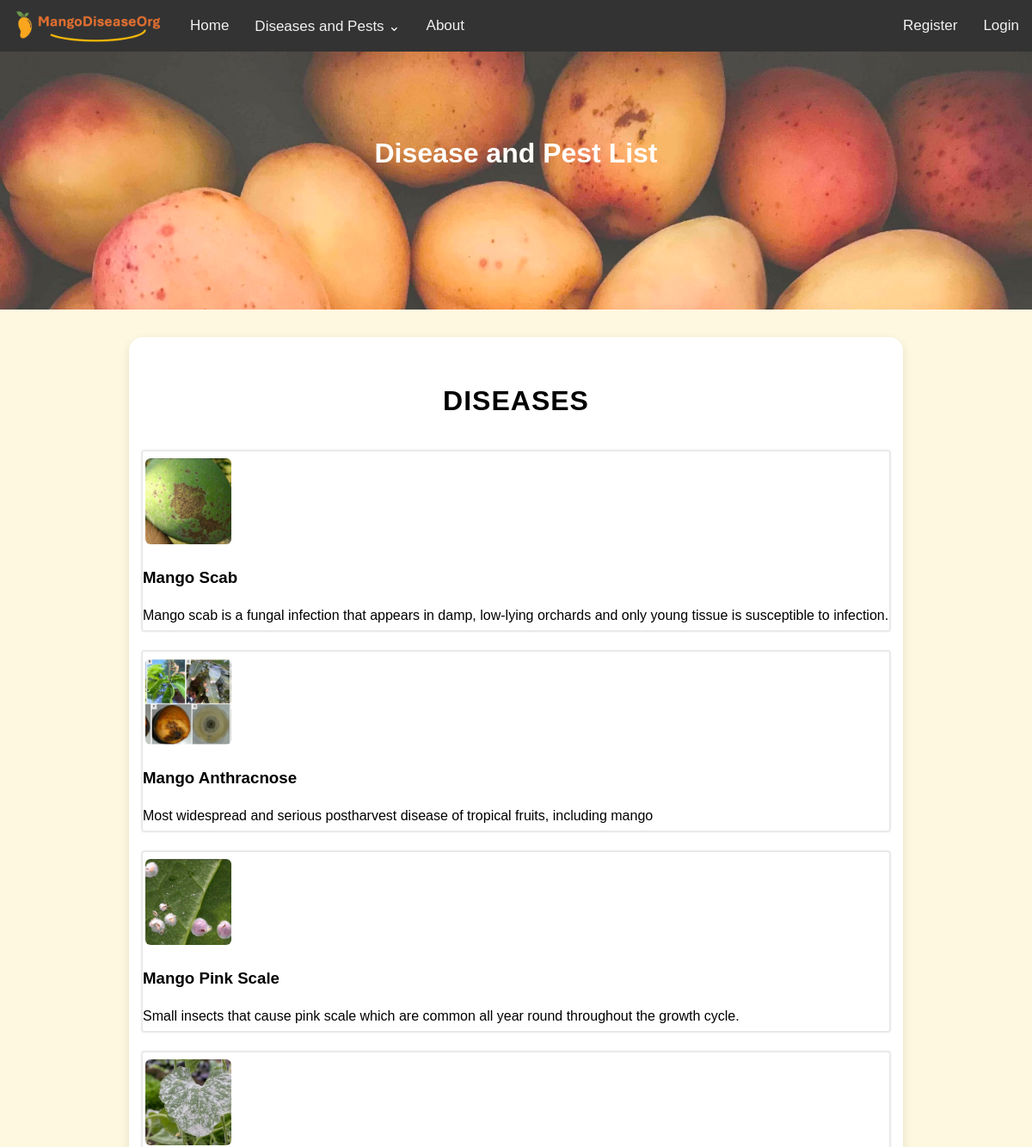
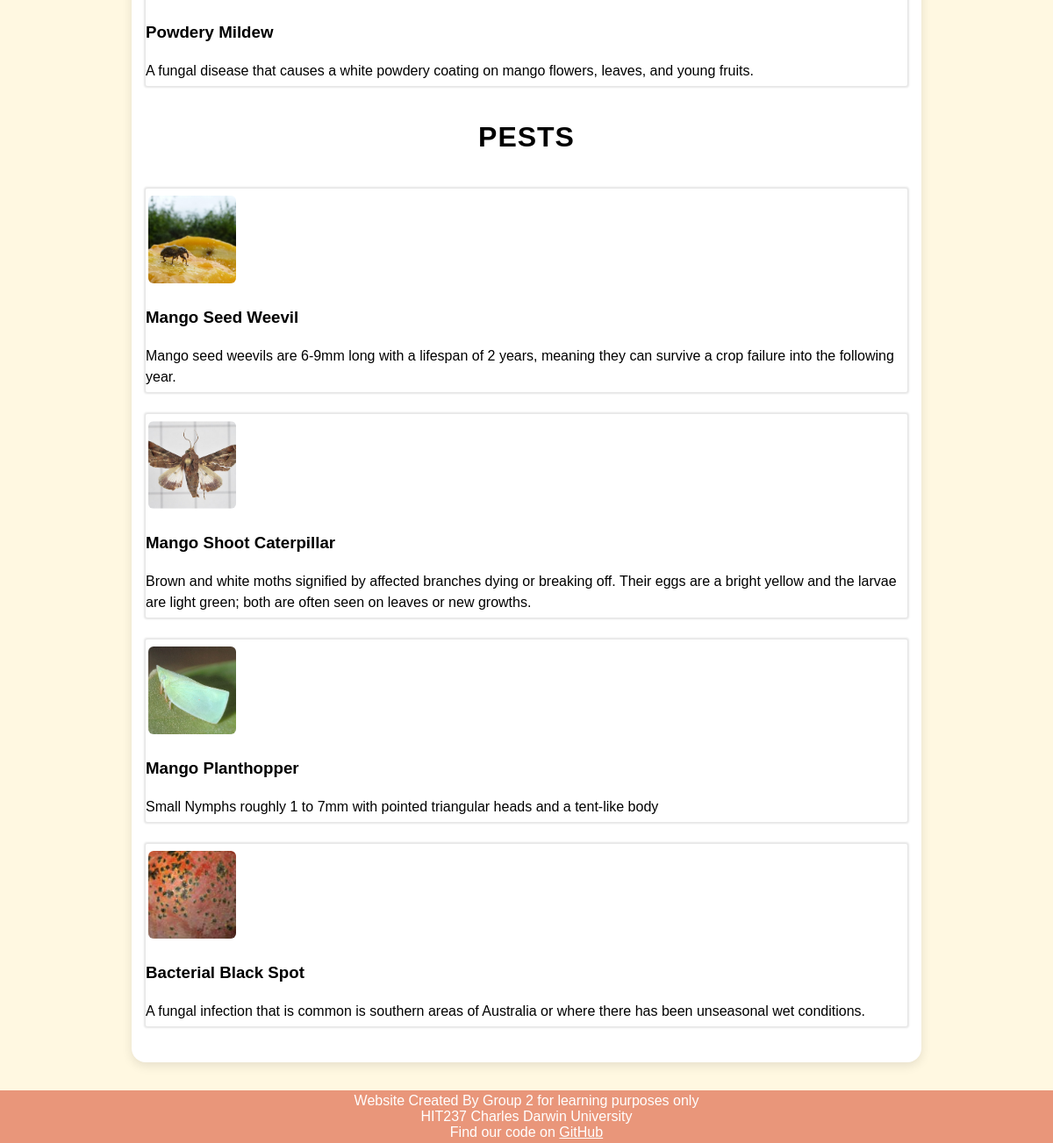
/diseases/, run on the app's committed database (2 pictures, top to bottom).
### mango_disease_app/models.py (models this page shows, shortened)
class Disease(models.Model):
    DISEASE_TYPES = [
        ('pest', 'Pest'),
        ('disease', 'Disease')
    ]
    diseaseName = models.CharField(max_length=255)
    type = models.CharField(choices=DISEASE_TYPES, max_length=7, default=DISEASE_TYPES[1][1])
    severity = models.IntegerField(validators=[validators.MinValueValidator(0),validators.MaxValueValidator(10)])
    spreadability = models.IntegerField(validators=[validators.MinValueValidator(0),validators.MaxValueValidator(10)])
    shortDescription = models.TextField()
    longDescription = models.TextField()
    controlMethod = models.TextField()
    image = models.ImageField(upload_to="disease_images/", default="disease_images/default.JPG")

### mango_disease_app/views/core_views.py (the view)
# urls.py: re_path(r'^diseases/$', views.diseases, name='diseases'),
def diseases(request):
    categories = {
        'diseases': Disease.objects.filter(type='disease'),
        'pests': Disease.objects.filter(type='pest'),
    }
    return render(request, 'mango_disease_app/site_base/diseases.html', {'data':categories})

### mango_disease_app/context_processors.py (called while the page is built)
def disease_menu(request):
    return {'navs': Disease.objects.all()}

### mango_disease_app/templates/mango_disease_app/site_base/diseases.html (shortened to what this page needs)
{% extends 'mango_disease_app/site_base/base.html' %}
{% load static %}
{% block page_header %}Disease and Pest List{% endblock %}
{% block content %}
    {% for category_name, items in data.items %}
        <h2>{{ category_name }}</h2>
        {% for item in items %}
            <a href="{% url 'ind_disease' name=item.diseaseName %}">
            <div class="list_item">
                <div><img class="disease_list_img" src="{{ item.image.url }}"></div>
                <div><h3>{{ item.diseaseName }}</h3>
                <p>{{ item.shortDescription }}</p></div>
            </div></a>
        {% endfor %}
    {% endfor %}
{% endblock %}

### mango_disease_app/static/css/styles.css (style rules this page uses)
* { margin: 0; padding: 0; font-family: Arial; }
body { min-height: 100vh; display: flex; flex-direction: column; background-color: #fff8e1; }
a { text-decoration: none; color: black }
h2 { font-size: 32px; text-align: center; margin: 40px 0 40px; font-weight: 700; text-transform: uppercase; letter-spacing: 1px; }
h3 { margin: 20px 0 20px; }
.disease_list_img { width: 100px; height: 100px; border-radius: 6px; object-fit: cover; margin: 3px 6px 0 3px; }
.list_item { display: flex; flex-direction: column; border-radius: 2px; transition: 0.2s; margin: 25px 0; padding: 5px 0; line-height: 150%; box-shadow: 0 0 2px 2px rgba(0, 0, 0, 0.1); }

### mango_disease_app/static/css/form.css (style rules this page uses)
*, *::before, *::after { box-sizing: border-box; }

### data on the page
Disease: image (picture), diseaseName "Mango Scab", shortDescription "Mango scab is a fungal infection that appears in damp, low-lying orchards and only young tissue is susceptible to infection."
Disease: image (picture), diseaseName "Mango Anthracnose", shortDescription "Most widespread and serious postharvest disease of tropical fruits, including mango"
Disease: image (picture), diseaseName "Mango Pink Scale", shortDescription "Small insects that cause pink scale which are common all year round throughout the growth cycle."
Disease: image (picture), diseaseName "Powdery Mildew", shortDescription "A fungal disease that causes a white powdery coating on mango flowers, leaves, and young fruits."
Disease: image (picture), diseaseName "Mango Seed Weevil", shortDescription "Mango seed weevils are 6-9mm long with a lifespan of 2 years, meaning they can survive a crop failure into the following year."
Disease: image (picture), diseaseName "Mango Shoot Caterpillar", shortDescription "Brown and white moths signified by affected branches dying or breaking off. Their eggs are a bright yellow and the larvae are light green; both are often seen on leaves or new growths."
Disease: image (picture), diseaseName "Mango Planthopper", shortDescription "Small Nymphs roughly 1 to 7mm with pointed triangular heads and a tent-like body"
Disease: image (picture), diseaseName "Bacterial Black Spot", shortDescription "A fungal infection that is common is southern areas of Australia or where there has been unseasonal wet conditions."

### other printed values
{{ category_name }} "DISEASES" "PESTS"
